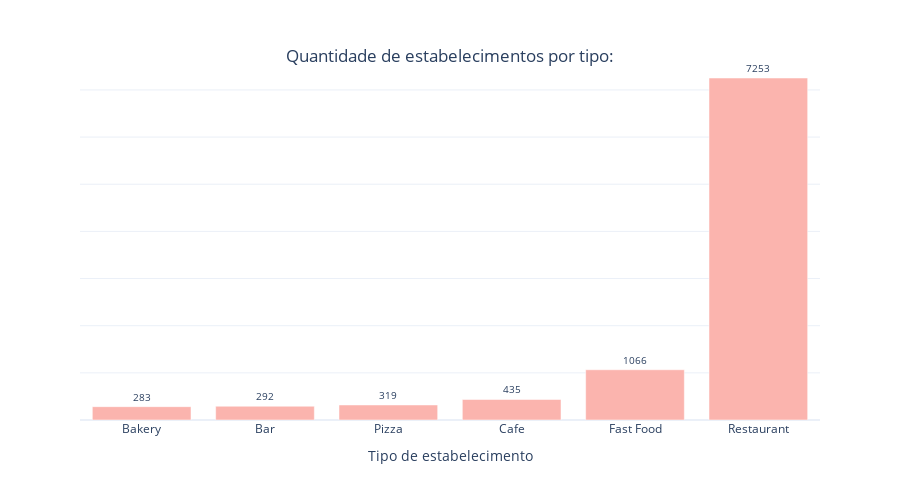

This figure's notebook cell:
### Code cell
fig = px.bar(tipos_estabelecimentos, x='object_type', y='quantity', 
             color_discrete_sequence=px.colors.qualitative.Pastel1,
             template='plotly_white',
             text='quantity',
             height=500
             
)

fig.update_layout(
    xaxis_title='Tipo de estabelecimento', # Etiqueta do eixo X
    yaxis_title=' '
)

fig.update_traces(textposition='outside', textfont_size=10)
fig.update_yaxes(showticklabels=False)


fig.update_layout(title={
    'text' : 'Quantidade de estabelecimentos por tipo:',
    'y': 0.9,
    'x': 0.5
})

fig.show()

### Figure 1 — Plotly figure (JSON) as saved in the notebook; plotly's stock layout.template omitted (floating-point values rounded to 4 significant figures)
{"data": [{"alignmentgroup": "True", "hovertemplate": "object_type=%{x}<br>quantity=%{text}<extra></extra>", "legendgroup": "", "marker": {"color": "rgb(251,180,174)", "pattern": {"shape": ""}}, "name": "", "offsetgroup": "", "orientation": "v", "showlegend": false, "text": [283, 292, 319, 435, 1066, 7253], "textfont": {"size": 10}, "textposition": "outside", "type": "bar", "x": ["Bakery", "Bar", "Pizza", "Cafe", "Fast Food", "Restaurant"], "xaxis": "x", "y": [283, 292, 319, 435, 1066, 7253], "yaxis": "y"}], "layout": {"barmode": "relative", "height": 500, "legend": {"tracegroupgap": 0}, "margin": {"t": 60}, "title": {"text": "Quantidade de estabelecimentos por tipo:", "x": 0.5, "y": 0.9}, "xaxis": {"anchor": "y", "domain": [0, 1], "title": {"text": "Tipo de estabelecimento"}}, "yaxis": {"anchor": "x", "domain": [0, 1], "showticklabels": false, "title": {"text": " "}}}}
